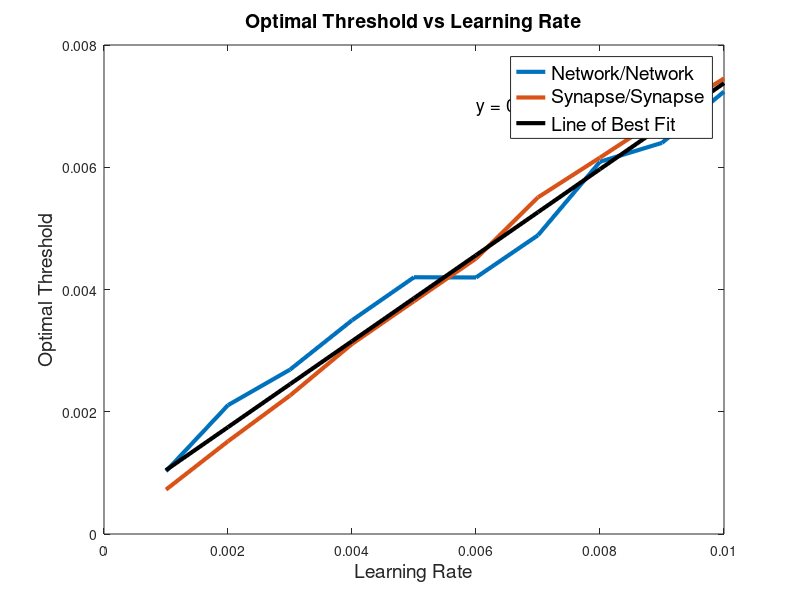

Write the MATLAB code that produced this figure.
x = [0.001:0.001:0.01]
synsyn = [7.259511655129417471e-04,1.516482495073297014e-03,2.265036664377810798e-03,3.108684795756141983e-03,3.808451103549099007e-03,4.505792215812136174e-03,5.507243257628313855e-03,6.158187989421347666e-03,6.822489652294836358e-03,7.452440314791919374e-03]
netnet = [1.026837204846203647e-03,2.107876294614544413e-03,2.689174257258788395e-03,3.496073935000621781e-03,4.200233281680548075e-03,4.196715233832555916e-03,4.887815568509147959e-03,6.089919249951673136e-03,6.399257239593231748e-03,7.236742491954264653e-03]
figure
plot(x, [netnet;synsyn], 'linewidth', 3)
params = polyfit(x, mean([netnet;synsyn], 1), 1)
hold on
plot(x, params(1)*x+params(2), 'k', 'linewidth', 3)
legend({'Network/Network', 'Synapse/Synapse', 'Line of Best Fit'}, 'fontsize', 14)


title('Optimal Threshold vs Learning Rate','fontsize', 14)
xlabel('Learning Rate', 'fontsize', 14)
ylabel('Optimal Threshold', 'fontsize', 14)

text(0.006, 0.007, ['y = ', num2str(params(1)), '*x + ', num2str(params(2))], 'fontsize', 13)